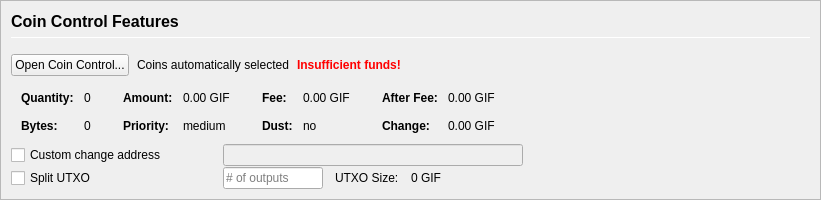
         <widget class="QFrame" name="frameCoinControl">
          <property name="sizePolicy">
           <sizepolicy hsizetype="Expanding" vsizetype="Expanding">
            <horstretch>0</horstretch>
            <verstretch>0</verstretch>
           </sizepolicy>
          </property>
          <property name="maximumSize">
           <size>
            <width>16777215</width>
            <height>16777215</height>
           </size>
          </property>
          <property name="frameShape">
           <enum>QFrame::StyledPanel</enum>
          </property>
          <property name="frameShadow">
           <enum>QFrame::Sunken</enum>
          </property>
          <layout class="QVBoxLayout" name="verticalLayoutCoinControl2">
           <property name="spacing">
            <number>0</number>
           </property>
           <property name="leftMargin">
            <number>0</number>
           </property>
           <property name="topMargin">
            <number>0</number>
           </property>
           <property name="rightMargin">
            <number>0</number>
           </property>
           <property name="bottomMargin">
            <number>0</number>
           </property>
           <item>
            <widget class="QFrame" name="frameCoinControl_BG">
             <layout class="QVBoxLayout" name="verticalLayoutCoinControl" stretch="0,0,0,0,0,0">
              <property name="spacing">
               <number>1</number>
              </property>
              <property name="leftMargin">
               <number>10</number>
              </property>
              <property name="topMargin">
               <number>10</number>
              </property>
              <item>
               <layout class="QHBoxLayout" name="horizontalLayoutCoinControl1">
                <property name="bottomMargin">
                 <number>15</number>
                </property>
                <item>
                 <layout class="QVBoxLayout" name="verticalLayout_3">
                  <property name="spacing">
                   <number>6</number>
                  </property>
                  <item>
                   <widget class="QLabel" name="labelCoinControlFeatures">
                    <property name="sizePolicy">
                     <sizepolicy hsizetype="Preferred" vsizetype="Maximum">
                      <horstretch>0</horstretch>
                      <verstretch>0</verstretch>
                     </sizepolicy>
                    </property>
                    <property name="minimumSize">
                     <size>
                      <width>0</width>
                      <height>20</height>
                     </size>
                    </property>
                    <property name="font">
                     <font>
                      <pointsize>12</pointsize>
                      <weight>75</weight>
                      <bold>true</bold>
                     </font>
                    </property>
                    <property name="styleSheet">
                     <string notr="true">font-weight:bold;</string>
                    </property>
                    <property name="text">
                     <string>Coin Control Features</string>
                    </property>
                   </widget>
                  </item>
                  <item>
                   <widget class="Line" name="line">
                    <property name="minimumSize">
                     <size>
                      <width>0</width>
                      <height>1</height>
                     </size>
                    </property>
                    <property name="maximumSize">
                     <size>
                      <width>16777215</width>
                      <height>1</height>
                     </size>
                    </property>
                    <property name="orientation">
                     <enum>Qt::Horizontal</enum>
                    </property>
                   </widget>
                  </item>
                 </layout>
                </item>
               </layout>
              </item>
              <item>
               <layout class="QHBoxLayout" name="horizontalLayoutCoinControl2" stretch="0,0,0,0">
                <property name="spacing">
                 <number>8</number>
                </property>
                <property name="bottomMargin">
                 <number>10</number>
                </property>
                <item>
                 <widget class="QPushButton" name="pushButtonCoinControl">
                  <property name="styleSheet">
                   <string notr="true"/>
                  </property>
                  <property name="text">
                   <string>Open Coin Control...</string>
                  </property>
                  <property name="autoDefault">
                   <bool>false</bool>
                  </property>
                 </widget>
                </item>
                <item>
                 <widget class="QLabel" name="labelCoinControlAutomaticallySelected">
                  <property name="text">
                   <string>Coins automatically selected</string>
                  </property>
                  <property name="margin">
                   <number>5</number>
                  </property>
                 </widget>
                </item>
                <item>
                 <widget class="QLabel" name="labelCoinControlInsuffFunds">
                  <property name="font">
                   <font>
                    <weight>75</weight>
                    <bold>true</bold>
                   </font>
                  </property>
                  <property name="styleSheet">
                   <string notr="true">color:red;font-weight:bold;</string>
                  </property>
                  <property name="text">
                   <string>Insufficient funds!</string>
                  </property>
                  <property name="margin">
                   <number>5</number>
                  </property>
                 </widget>
                </item>
                <item>
                 <spacer name="horizontalSpacerCoinControl">
                  <property name="orientation">
                   <enum>Qt::Horizontal</enum>
                  </property>
                  <property name="sizeHint" stdset="0">
                   <size>
                    <width>40</width>
                    <height>1</height>
                   </size>
                  </property>
                 </spacer>
                </item>
               </layout>
              </item>
              <item>
               <widget class="QWidget" name="widgetCoinControl" native="true">
                <property name="sizePolicy">
                 <sizepolicy hsizetype="Preferred" vsizetype="Preferred">
                  <horstretch>0</horstretch>
                  <verstretch>0</verstretch>
                 </sizepolicy>
                </property>
                <property name="minimumSize">
                 <size>
                  <width>0</width>
                  <height>0</height>
                 </size>
                </property>
                <property name="styleSheet">
                 <string notr="true"/>
                </property>
                <layout class="QHBoxLayout" name="horizontalLayoutCoinControl5">
                 <property name="leftMargin">
                  <number>0</number>
                 </property>
                 <property name="topMargin">
                  <number>0</number>
                 </property>
                 <property name="rightMargin">
                  <number>0</number>
                 </property>
                 <property name="bottomMargin">
                  <number>0</number>
                 </property>
                 <item>
                  <layout class="QHBoxLayout" name="horizontalLayoutCoinControl3" stretch="0,0,0,1">
                   <property name="spacing">
                    <number>20</number>
                   </property>
                   <property name="topMargin">
                    <number>0</number>
                   </property>
                   <property name="bottomMargin">
                    <number>10</number>
                   </property>
                   <item>
                    <layout class="QFormLayout" name="formLayoutCoinControl1">
                     <property name="horizontalSpacing">
                      <number>10</number>
                     </property>
                     <property name="verticalSpacing">
                      <number>14</number>
                     </property>
                     <property name="leftMargin">
                      <number>10</number>
                     </property>
                     <property name="topMargin">
                      <number>4</number>
                     </property>
                     <property name="rightMargin">
                      <number>6</number>
                     </property>
                     <item row="0" column="0">
                      <widget class="QLabel" name="labelCoinControlQuantityText">
                       <property name="font">
                        <font>
                         <weight>75</weight>
                         <bold>true</bold>
                        </font>
                       </property>
                       <property name="text">
                        <string>Quantity:</string>
                       </property>
                       <property name="margin">
                        <number>0</number>
                       </property>
                      </widget>
                     </item>
                     <item row="0" column="1">
                      <widget class="QLabel" name="labelCoinControlQuantity">
                       <property name="cursor">
                        <cursorShape>IBeamCursor</cursorShape>
                       </property>
                       <property name="contextMenuPolicy">
                        <enum>Qt::ActionsContextMenu</enum>
                       </property>
                       <property name="text">
                        <string notr="true">0</string>
                       </property>
                       <property name="margin">
                        <number>0</number>
                       </property>
                       <property name="textInteractionFlags">
                        <set>Qt::LinksAccessibleByMouse|Qt::TextSelectableByKeyboard|Qt::TextSelectableByMouse</set>
                       </property>
                      </widget>
                     </item>
                     <item row="1" column="0">
                      <widget class="QLabel" name="labelCoinControlBytesText">
                       <property name="font">
                        <font>
                         <weight>75</weight>
                         <bold>true</bold>
                        </font>
                       </property>
                       <property name="text">
                        <string>Bytes:</string>
                       </property>
                      </widget>
                     </item>
                     <item row="1" column="1">
                      <widget class="QLabel" name="labelCoinControlBytes">
                       <property name="cursor">
                        <cursorShape>IBeamCursor</cursorShape>
                       </property>
                       <property name="contextMenuPolicy">
                        <enum>Qt::ActionsContextMenu</enum>
                       </property>
                       <property name="text">
                        <string notr="true">0</string>
                       </property>
                       <property name="textInteractionFlags">
                        <set>Qt::LinksAccessibleByMouse|Qt::TextSelectableByKeyboard|Qt::TextSelectableByMouse</set>
                       </property>
                      </widget>
                     </item>
                    </layout>
                   </item>
                   <item>
                    <layout class="QFormLayout" name="formLayoutCoinControl2">
                     <property name="horizontalSpacing">
                      <number>10</number>
                     </property>
                     <property name="verticalSpacing">
                      <number>14</number>
                     </property>
                     <property name="leftMargin">
                      <number>6</number>
                     </property>
                     <property name="topMargin">
                      <number>4</number>
                     </property>
                     <property name="rightMargin">
                      <number>6</number>
                     </property>
                     <item row="0" column="0">
                      <widget class="QLabel" name="labelCoinControlAmountText">
                       <property name="font">
                        <font>
                         <weight>75</weight>
                         <bold>true</bold>
                        </font>
                       </property>
                       <property name="text">
                        <string>Amount:</string>
                       </property>
                       <property name="margin">
                        <number>0</number>
                       </property>
                      </widget>
                     </item>
                     <item row="0" column="1">
                      <widget class="QLabel" name="labelCoinControlAmount">
                       <property name="cursor">
                        <cursorShape>IBeamCursor</cursorShape>
                       </property>
                       <property name="contextMenuPolicy">
                        <enum>Qt::ActionsContextMenu</enum>
                       </property>
                       <property name="text">
                        <string notr="true">0.00 GIF</string>
                       </property>
                       <property name="textInteractionFlags">
                        <set>Qt::LinksAccessibleByMouse|Qt::TextSelectableByKeyboard|Qt::TextSelectableByMouse</set>
                       </property>
                      </widget>
                     </item>
                     <item row="1" column="0">
                      <widget class="QLabel" name="labelCoinControlPriorityText">
                       <property name="font">
                        <font>
                         <weight>75</weight>
                         <bold>true</bold>
                        </font>
                       </property>
                       <property name="text">
                        <string>Priority:</string>
                       </property>
                      </widget>
                     </item>
                     <item row="1" column="1">
                      <widget class="QLabel" name="labelCoinControlPriority">
                       <property name="cursor">
                        <cursorShape>IBeamCursor</cursorShape>
                       </property>
                       <property name="contextMenuPolicy">
                        <enum>Qt::ActionsContextMenu</enum>
                       </property>
                       <property name="text">
                        <string>medium</string>
                       </property>
                       <property name="textInteractionFlags">
                        <set>Qt::LinksAccessibleByMouse|Qt::TextSelectableByKeyboard|Qt::TextSelectableByMouse</set>
                       </property>
                      </widget>
                     </item>
                    </layout>
                   </item>
                   <item>
                    <layout class="QFormLayout" name="formLayoutCoinControl3">
                     <property name="horizontalSpacing">
                      <number>10</number>
                     </property>
                     <property name="verticalSpacing">
                      <number>14</number>
                     </property>
                     <property name="leftMargin">
                      <number>6</number>
                     </property>
                     <property name="topMargin">
                      <number>4</number>
                     </property>
                     <property name="rightMargin">
                      <number>6</number>
                     </property>
                     <item row="0" column="0">
                      <widget class="QLabel" name="labelCoinControlFeeText">
                       <property name="font">
                        <font>
                         <weight>75</weight>
                         <bold>true</bold>
                        </font>
                       </property>
                       <property name="text">
                        <string>Fee:</string>
                       </property>
                       <property name="margin">
                        <number>0</number>
                       </property>
                      </widget>
                     </item>
                     <item row="0" column="1">
                      <widget class="QLabel" name="labelCoinControlFee">
                       <property name="cursor">
                        <cursorShape>IBeamCursor</cursorShape>
                       </property>
                       <property name="contextMenuPolicy">
                        <enum>Qt::ActionsContextMenu</enum>
                       </property>
                       <property name="text">
                        <string notr="true">0.00 GIF</string>
                       </property>
                       <property name="textInteractionFlags">
                        <set>Qt::LinksAccessibleByMouse|Qt::TextSelectableByKeyboard|Qt::TextSelectableByMouse</set>
                       </property>
                      </widget>
                     </item>
                     <item row="1" column="0">
                      <widget class="QLabel" name="labelCoinControlLowOutputText">
                       <property name="font">
                        <font>
                         <weight>75</weight>
                         <bold>true</bold>
                        </font>
                       </property>
                       <property name="text">
                        <string>Dust:</string>
                       </property>
                      </widget>
                     </item>
                     <item row="1" column="1">
                      <widget class="QLabel" name="labelCoinControlLowOutput">
                       <property name="cursor">
                        <cursorShape>IBeamCursor</cursorShape>
                       </property>
                       <property name="contextMenuPolicy">
                        <enum>Qt::ActionsContextMenu</enum>
                       </property>
                       <property name="text">
                        <string>no</string>
                       </property>
                       <property name="textInteractionFlags">
                        <set>Qt::LinksAccessibleByMouse|Qt::TextSelectableByKeyboard|Qt::TextSelectableByMouse</set>
                       </property>
                      </widget>
                     </item>
                    </layout>
                   </item>
                   <item>
                    <layout class="QFormLayout" name="formLayoutCoinControl4">
                     <property name="horizontalSpacing">
                      <number>10</number>
                     </property>
                     <property name="verticalSpacing">
                      <number>14</number>
                     </property>
                     <property name="leftMargin">
                      <number>6</number>
                     </property>
                     <property name="topMargin">
                      <number>4</number>
                     </property>
                     <property name="rightMargin">
                      <number>6</number>
                     </property>
                     <item row="0" column="0">
                      <widget class="QLabel" name="labelCoinControlAfterFeeText">
                       <property name="font">
                        <font>
                         <weight>75</weight>
                         <bold>true</bold>
                        </font>
                       </property>
                       <property name="text">
                        <string>After Fee:</string>
                       </property>
                       <property name="margin">
                        <number>0</number>
                       </property>
                      </widget>
                     </item>
                     <item row="0" column="1">
                      <widget class="QLabel" name="labelCoinControlAfterFee">
                       <property name="cursor">
                        <cursorShape>IBeamCursor</cursorShape>
                       </property>
                       <property name="contextMenuPolicy">
                        <enum>Qt::ActionsContextMenu</enum>
                       </property>
                       <property name="text">
                        <string notr="true">0.00 GIF</string>
                       </property>
                       <property name="textInteractionFlags">
                        <set>Qt::LinksAccessibleByMouse|Qt::TextSelectableByKeyboard|Qt::TextSelectableByMouse</set>
                       </property>
                      </widget>
                     </item>
                     <item row="1" column="0">
                      <widget class="QLabel" name="labelCoinControlChangeText">
                       <property name="font">
                        <font>
                         <weight>75</weight>
                         <bold>true</bold>
                        </font>
                       </property>
                       <property name="text">
                        <string>Change:</string>
                       </property>
                      </widget>
                     </item>
                     <item row="1" column="1">
                      <widget class="QLabel" name="labelCoinControlChange">
                       <property name="cursor">
                        <cursorShape>IBeamCursor</cursorShape>
                       </property>
                       <property name="contextMenuPolicy">
                        <enum>Qt::ActionsContextMenu</enum>
                       </property>
                       <property name="text">
                        <string notr="true">0.00 GIF</string>
                       </property>
                       <property name="textInteractionFlags">
                        <set>Qt::LinksAccessibleByMouse|Qt::TextSelectableByKeyboard|Qt::TextSelectableByMouse</set>
                       </property>
                      </widget>
                     </item>
                    </layout>
                   </item>
                  </layout>
                 </item>
                </layout>
               </widget>
              </item>
              <item>
               <layout class="QHBoxLayout" name="horizontalLayoutCoinControl4">
                <property name="spacing">
                 <number>12</number>
                </property>
                <property name="sizeConstraint">
                 <enum>QLayout::SetDefaultConstraint</enum>
                </property>
                <property name="topMargin">
                 <number>0</number>
                </property>
                <property name="rightMargin">
                 <number>0</number>
                </property>
                <item>
                 <widget class="QCheckBox" name="checkBoxCoinControlChange">
                  <property name="sizePolicy">
                   <sizepolicy hsizetype="Preferred" vsizetype="Preferred">
                    <horstretch>0</horstretch>
                    <verstretch>0</verstretch>
                   </sizepolicy>
                  </property>
                  <property name="minimumSize">
                   <size>
                    <width>200</width>
                    <height>0</height>
                   </size>
                  </property>
                  <property name="maximumSize">
                   <size>
                    <width>200</width>
                    <height>16777215</height>
                   </size>
                  </property>
                  <property name="toolTip">
                   <string>If this is activated, but the change address is empty or invalid, change will be sent to a newly generated address.</string>
                  </property>
                  <property name="text">
                   <string>Custom change address</string>
                  </property>
                 </widget>
                </item>
                <item>
                 <widget class="QValidatedLineEdit" name="lineEditCoinControlChange">
                  <property name="enabled">
                   <bool>false</bool>
                  </property>
                  <property name="sizePolicy">
                   <sizepolicy hsizetype="Preferred" vsizetype="Preferred">
                    <horstretch>0</horstretch>
                    <verstretch>0</verstretch>
                   </sizepolicy>
                  </property>
                  <property name="minimumSize">
                   <size>
                    <width>300</width>
                    <height>0</height>
                   </size>
                  </property>
                 </widget>
                </item>
                <item>
                 <widget class="QLabel" name="labelCoinControlChangeLabel">
                  <property name="sizePolicy">
                   <sizepolicy hsizetype="Preferred" vsizetype="Preferred">
                    <horstretch>0</horstretch>
                    <verstretch>0</verstretch>
                   </sizepolicy>
                  </property>
                  <property name="minimumSize">
                   <size>
                    <width>100</width>
                    <height>0</height>
                   </size>
                  </property>
                  <property name="text">
                   <string/>
                  </property>
                  <property name="margin">
                   <number>3</number>
                  </property>
                 </widget>
                </item>
               </layout>
              </item>
              <item>
               <layout class="QHBoxLayout" name="horizontalLayoutCoinControl6">
                <property name="spacing">
                 <number>12</number>
                </property>
                <property name="rightMargin">
                 <number>0</number>
                </property>
                <item>
                 <widget class="QCheckBox" name="splitBlockCheckBox">
                  <property name="sizePolicy">
                   <sizepolicy hsizetype="Preferred" vsizetype="Preferred">
                    <horstretch>0</horstretch>
                    <verstretch>0</verstretch>
                   </sizepolicy>
                  </property>
                  <property name="minimumSize">
                   <size>
                    <width>200</width>
                    <height>0</height>
                   </size>
                  </property>
                  <property name="maximumSize">
                   <size>
                    <width>200</width>
                    <height>16777215</height>
                   </size>
                  </property>
                  <property name="text">
                   <string>Split UTXO</string>
                  </property>
                 </widget>
                </item>
                <item>
                 <widget class="QLineEdit" name="splitBlockLineEdit">
                  <property name="sizePolicy">
                   <sizepolicy hsizetype="Preferred" vsizetype="Preferred">
                    <horstretch>50</horstretch>
                    <verstretch>0</verstretch>
                   </sizepolicy>
                  </property>
                  <property name="minimumSize">
                   <size>
                    <width>100</width>
                    <height>0</height>
                   </size>
                  </property>
                  <property name="maximumSize">
                   <size>
                    <width>100</width>
                    <height>16777215</height>
                   </size>
                  </property>
                  <property name="placeholderText">
                   <string># of outputs</string>
                  </property>
                 </widget>
                </item>
                <item>
                 <widget class="QLabel" name="labelBlockSizeText">
                  <property name="text">
                   <string>UTXO Size:</string>
                  </property>
                 </widget>
                </item>
                <item>
                 <widget class="QLabel" name="labelBlockSize">
                  <property name="text">
                   <string>0 GIF</string>
                  </property>
                 </widget>
                </item>
                <item>
                 <spacer name="horizontalSpacer_7">
                  <property name="orientation">
                   <enum>Qt::Horizontal</enum>
                  </property>
                  <property name="sizeHint" stdset="0">
                   <size>
                    <width>40</width>
                    <height>20</height>
                   </size>
                  </property>
                 </spacer>
                </item>
               </layout>
              </item>
              <item>
               <spacer name="verticalSpacerCoinControl">
                <property name="orientation">
                 <enum>Qt::Vertical</enum>
                </property>
                <property name="sizeHint" stdset="0">
                 <size>
                  <width>800</width>
                  <height>1</height>
                 </size>
                </property>
               </spacer>
              </item>
             </layout>
            </widget>
           </item>
          </layout>
         </widget>
